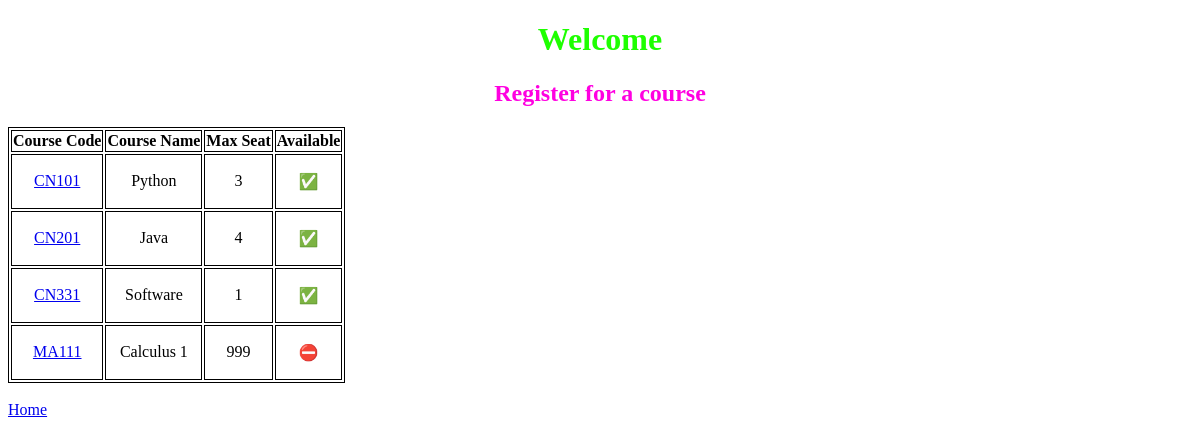
Page /courses/ on the earlier database version.
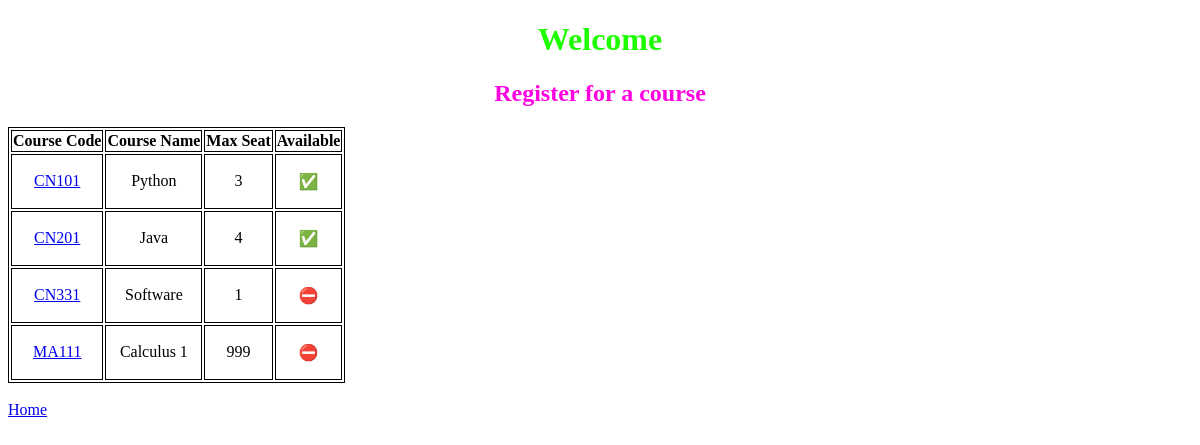
Same page on the later database version.
### courses/models.py (models this page shows, shortened)
class Course(models.Model):
    code = models.CharField("Course Code",max_length=5)
    name = models.CharField("Course Name",max_length=64)
    year = models.IntegerField(null=True)
    semester = models.IntegerField(default=1)
    max_seat = models.IntegerField(null=True)
    total_seat = models.IntegerField(default=0)
    quota = models.BooleanField("Available",default=True)
    students= models.ManyToManyField(User, blank=True, related_name="courses")

### courses/views.py (the view)
# urls.py: path("", views.index, name="index"),
def index(request):
    return render(request, "courses/index.html", {
        "courses": Course.objects.all()
    })

### courses/templates/courses/index.html (shortened to what this page needs)
{% extends 'courses/layout.html' %}
{% block body %}
<h1>Welcome</h1>
<h2>Register for a course</h2>
<table>
    <tr>
        <th>Course Code</th>
        <th>Course Name</th>
        <th>Max Seat</th>
        <th>Available</th>
    </tr>
    {% for course in courses %}
    <tr>
        <td><a href="{% url 'course' course.code %}">{{ course.code }}</a></td>
        <td>{{ course.name }}</td>
        <td>{{ course.max_seat }}</td>
        <td>
            {% if course.quota %}
            <p>&#9989;</p>
            {% else %}
            <p>&#9940;</p>
            {% endif %}
        </td>
    </tr>
    {% empty %}
    <h3>No Course.</h3>
    {% endfor %}
</table>
<br>
<a href="{% url 'index' %}">Home</a>
{% endblock %}

Differences in the rows shown:
changed Course "CN331": quota "✅" → "⛔"
